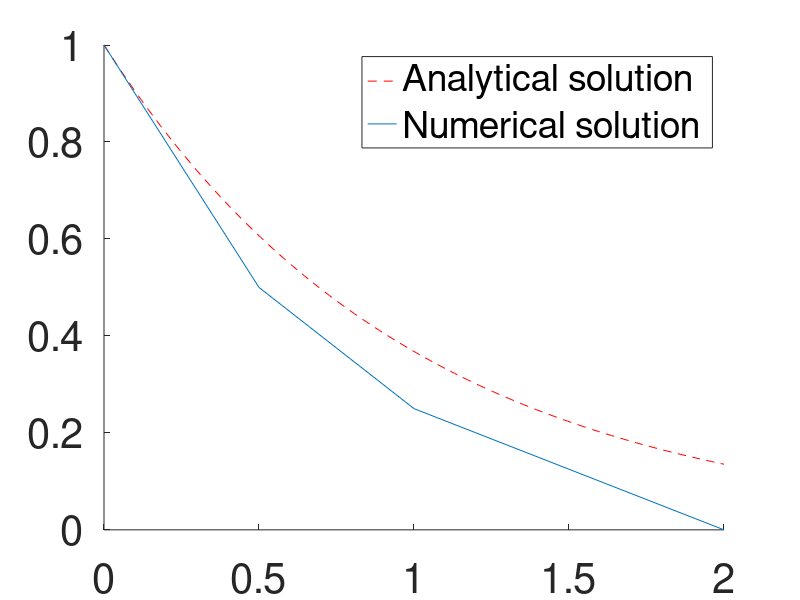

The MATLAB script that drew this image:

clear all

% time step
dx=0.5;
x_init=0;
x_final=2;
Nsteps = round(x_final/dx); 

% define x array
x = linspace(0,x_final,Nsteps+1);
xth = linspace(0,x_final,100);
yth = exp(-xth);
y = zeros(1,length(x));

% Initial condition
y(1) = 1.;


for i = 1:Nsteps-1
      y(i+1) = y(i) - dx*y(i);
end


figure(1)
clf
hold on
plot(xth,yth,'--r','DisplayName','Analytical solution');
set(gca,'FontSize',30)
plot(x,y,'Displayname','Numerical solution');
legend show
hold off


